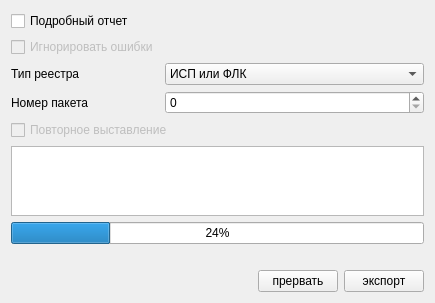
<?xml version="1.0" encoding="UTF-8"?>
<ui version="4.0">
 <class>ExportPage1</class>
 <widget class="QWidget" name="ExportPage1">
  <property name="geometry">
   <rect>
    <x>0</x>
    <y>0</y>
    <width>435</width>
    <height>300</height>
   </rect>
  </property>
  <property name="windowTitle">
   <string>Form</string>
  </property>
  <layout class="QGridLayout">
   <item row="0" column="0" colspan="5">
    <spacer>
     <property name="orientation">
      <enum>Qt::Vertical</enum>
     </property>
     <property name="sizeHint" stdset="0">
      <size>
       <width>20</width>
       <height>40</height>
      </size>
     </property>
    </spacer>
   </item>
   <item row="2" column="0">
    <widget class="QCheckBox" name="chkIgnoreErrors">
     <property name="enabled">
      <bool>false</bool>
     </property>
     <property name="text">
      <string>Игнорировать ошибки</string>
     </property>
    </widget>
   </item>
   <item row="8" column="0" colspan="5">
    <widget class="CProgressBar" name="progressBar">
     <property name="value">
      <number>24</number>
     </property>
    </widget>
   </item>
   <item row="7" column="0" colspan="5">
    <widget class="QTextBrowser" name="logBrowser"/>
   </item>
   <item row="11" column="0" colspan="5">
    <spacer>
     <property name="orientation">
      <enum>Qt::Vertical</enum>
     </property>
     <property name="sizeHint" stdset="0">
      <size>
       <width>20</width>
       <height>40</height>
      </size>
     </property>
    </spacer>
   </item>
   <item row="1" column="0">
    <widget class="QCheckBox" name="chkVerboseLog">
     <property name="text">
      <string>Подробный отчет</string>
     </property>
    </widget>
   </item>
   <item row="10" column="0" colspan="5">
    <layout class="QHBoxLayout" name="horizontalLayout">
     <item>
      <widget class="QLabel" name="lblRevision">
       <property name="enabled">
        <bool>false</bool>
       </property>
       <property name="text">
        <string/>
       </property>
      </widget>
     </item>
     <item>
      <spacer>
       <property name="orientation">
        <enum>Qt::Horizontal</enum>
       </property>
       <property name="sizeHint" stdset="0">
        <size>
         <width>40</width>
         <height>20</height>
        </size>
       </property>
      </spacer>
     </item>
     <item>
      <widget class="QPushButton" name="btnCancel">
       <property name="text">
        <string>прервать</string>
       </property>
      </widget>
     </item>
     <item>
      <widget class="QPushButton" name="btnExport">
       <property name="text">
        <string>экспорт</string>
       </property>
      </widget>
     </item>
    </layout>
   </item>
   <item row="9" column="0" colspan="5">
    <widget class="QLabel" name="lblElapsed">
     <property name="text">
      <string/>
     </property>
    </widget>
   </item>
   <item row="3" column="0">
    <widget class="QLabel" name="lblRegistryType">
     <property name="text">
      <string>Тип реестра</string>
     </property>
    </widget>
   </item>
   <item row="3" column="1" colspan="4">
    <widget class="QComboBox" name="cmbRegistryType">
     <item>
      <property name="text">
       <string>ИСП или ФЛК</string>
      </property>
     </item>
     <item>
      <property name="text">
       <string>оплата</string>
      </property>
     </item>
    </widget>
   </item>
   <item row="4" column="0">
    <widget class="QLabel" name="lblPacketNumber">
     <property name="text">
      <string>Номер пакета</string>
     </property>
    </widget>
   </item>
   <item row="4" column="1" colspan="4">
    <widget class="QSpinBox" name="edtPacketNumber"/>
   </item>
   <item row="6" column="0">
    <layout class="QVBoxLayout" name="verticalLayout"/>
   </item>
   <item row="5" column="0" colspan="2">
    <widget class="QCheckBox" name="chkReexposed">
     <property name="enabled">
      <bool>false</bool>
     </property>
     <property name="text">
      <string>Повторное выставление</string>
     </property>
    </widget>
   </item>
  </layout>
 </widget>
 <customwidgets>
  <customwidget>
   <class>CProgressBar</class>
   <extends>QProgressBar</extends>
   <header>library/ProgressBar.h</header>
  </customwidget>
 </customwidgets>
 <resources/>
 <connections/>
</ui>
